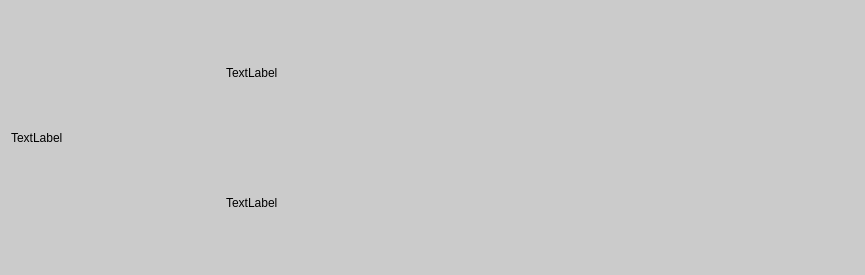
<?xml version="1.0" encoding="UTF-8"?>
<ui version="4.0">
 <class>FriendshipItemWgt</class>
 <widget class="QWidget" name="FriendshipItemWgt">
  <property name="geometry">
   <rect>
    <x>0</x>
    <y>0</y>
    <width>865</width>
    <height>275</height>
   </rect>
  </property>
  <property name="windowTitle">
   <string>Form</string>
  </property>
  <property name="styleSheet">
   <string notr="true">QWidget#FriendshipItemWgt {
	background-color: rgb(203,203,203);
	border-radius: 15px;
}

QLabel {
	font: 25 10pt '微软雅黑 Light';
	color: black;
}</string>
  </property>
  <layout class="QHBoxLayout" name="horizontalLayout" stretch="1,3">
   <item>
    <widget class="QLabel" name="label">
     <property name="text">
      <string>TextLabel</string>
     </property>
    </widget>
   </item>
   <item>
    <layout class="QVBoxLayout" name="verticalLayout">
     <item>
      <widget class="QLabel" name="FriendUsername">
       <property name="text">
        <string>TextLabel</string>
       </property>
      </widget>
     </item>
     <item>
      <widget class="QLabel" name="FriendState">
       <property name="text">
        <string>TextLabel</string>
       </property>
      </widget>
     </item>
    </layout>
   </item>
  </layout>
 </widget>
 <resources/>
 <connections/>
</ui>
